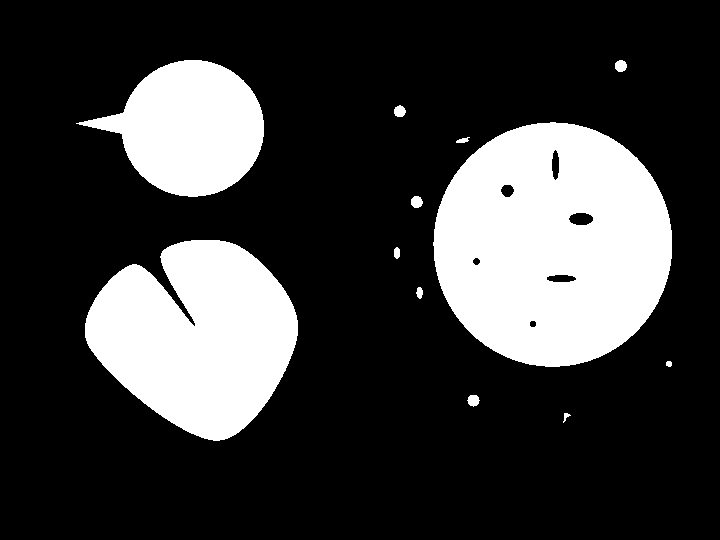
#> input picture images/Edges.png, 720 x 540 px, found by its file name; the run also reads 1 picture not shown here
$ jupyter execute notebook.ipynb
#> lines starting #> are read from the running program, lines starting #| are printed output that depends on the picture; after the words box and inside, x2 and y2 are one past the last pixel; in counts of white or black regions, pixels touching at a corner belong together
[cell 1]
import imageio.v3 as iio
import numpy as np
import skimage.morphology as morph
from matplotlib import pyplot as plt
from skimage.color import rgb2gray
from skimage.measure import label, regionprops
from skimage.util import random_noise
from tqdm import tqdm

[cell 2]
# Open image
img = plt.imread('images/Edges.png')
#> img is the input picture: shape (540, 720) float32; min 0, max 1, mean 0.234

selem = morph.disk(6)
# selem = morph.diamond(6)
# selem = morph.square(3)
# selem = morph.star(6)
plt.imshow(selem, cmap='gray')
plt.title('Structuring element')
plt.show()
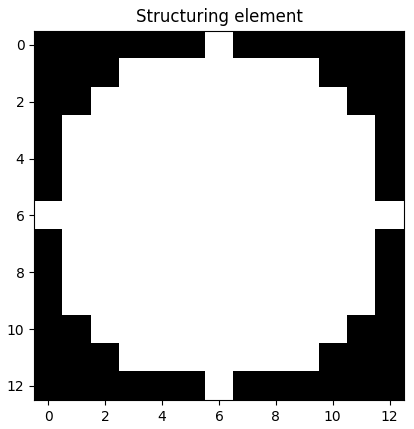
#> figure drawn by matplotlib, 1 panel

### Question: Operate on a binary image and a greyscale image with the commands imerode and imdilate. What are the effects on binary and grayscale images? Justify. Try with different structuring elements (different shapes, different sizes).

[cell 3]
# Perform erosion and dilation
eroded = morph.erosion(img, selem)
dilated = morph.dilation(img, selem)

plt.figure(figsize=(12, 6))
plt.subplot(1, 3, 1)
plt.title('Eroded Image')
plt.imshow(eroded, cmap='gray')
plt.subplot(1, 3, 2)
plt.title('Dilated Image')
plt.imshow(dilated, cmap='gray')
plt.subplot(1, 3, 3)
plt.title('Original Image')
plt.imshow(img, cmap='gray')
plt.show()
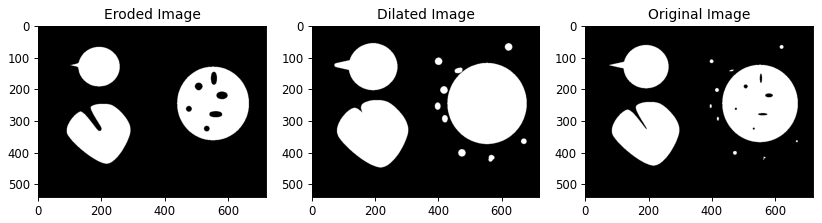
#> figure drawn by matplotlib, 3 panels

[cell 4]
# Opening, closing
opened = morph.opening(img, selem)
closed = morph.closing(img, selem)

plt.figure(figsize=(12, 6))
plt.subplot(1, 3, 1)
plt.title('Ouverture')
plt.imshow(opened, cmap='gray')
plt.subplot(1, 3, 2)
plt.title('Fermeture')
plt.imshow(closed, cmap='gray')
plt.subplot(1, 3, 3)
plt.title('Original Image')
plt.imshow(img, cmap='gray')
plt.show()

### Question : Define the following operators based on erosion and dilation: internal edges, external edges, morphological gradient

[cell 5]
# Internal, external edges and gradient
internal_edges = img - eroded
external_edges = dilated - img
gradient = internal_edges + external_edges
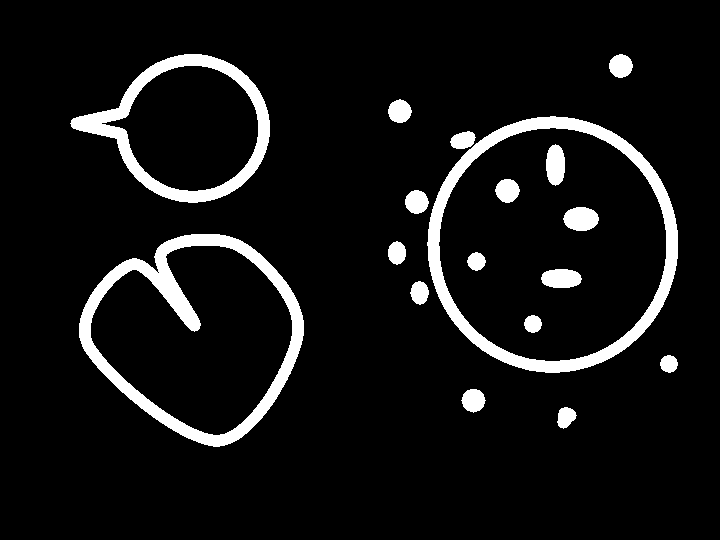
#> gradient: shape (540, 720) float32; min 0, max 1, mean 0.076

plt.figure(figsize=(12, 6))
plt.subplot(2, 2, 1)
plt.title('Internal edges')
plt.imshow(internal_edges, cmap='gray')
plt.subplot(2, 2, 2)
plt.title('External edges')
plt.imshow(external_edges, cmap='gray')
plt.subplot(2, 2, 3)
plt.title('Gradient image')
plt.imshow(gradient, cmap='gray')
plt.subplot(2, 2, 4)
plt.title('Original Image')
plt.imshow(img, cmap='gray')
plt.show()

### Quesion : Write an algorithm that computes, on the map of Europe, the distance of each pixel w.r.t. the sea.

The idea is to apply a closing on the binary image of europe. Then, we iterate this operation with different sizes of the structuring element. Eventually, we sum the results to get higher values for the pixels in the continent and smaller values for the pixels near the sea.

[cell 6]
img = plt.imread('images/EuropeBW.png')
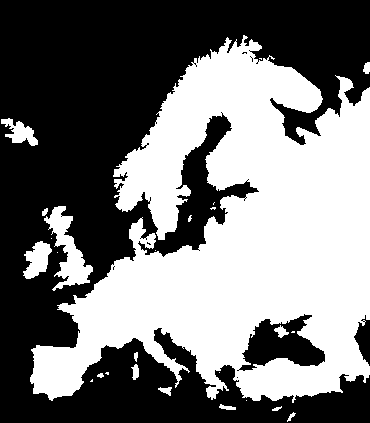
#> input picture images/EuropeBW.png, 370 x 423 px, found by its file name
#> img: shape (423, 370) float32; values 0 (black) and 1 (white), 46.5% white; 26 white regions (12 under 20 px), largest, box (x1, y1, x2, y2) and area: (30, 35, 370, 403) 69399, (44, 206, 93, 291) 1604, (23, 241, 52, 279) 667

gradient_map = img.copy()
for size in tqdm(range(2,50,3), desc="Computing openings"):
    selem = morph.disk(size)
    opened = morph.opening(img, selem)
    gradient_map += opened
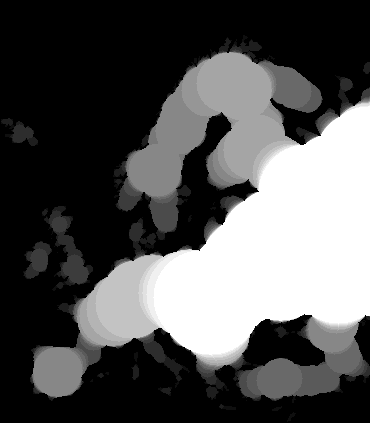
#> gradient_map: shape (423, 370) float32; min 0, max 17, mean 5.58; drawn with min black and max white

plt.figure(figsize=(12, 6))
plt.subplot(1, 2, 1)
plt.title('Gradient map')
plt.imshow(gradient_map, cmap='viridis')
plt.subplot(1, 2, 2)
plt.title('Original Image')
plt.imshow(img, cmap='gray')
plt.show()

### Question : Filter out the lines from next image to count the number of circles.

The lines' width is smaller than the circles radius. So if we select a structural element with a circle shape and a radius stricly higher than the lines' width, we end up with the original circles only.

[cell 7]
# img = plt.imread('images/linesandcircles.gif')
img_sequence = iio.imread('images/linesandcircles.gif', index=None)
img = rgb2gray(img_sequence[0])
#> img: shape (217, 222) float64; values 0 (black) and 1 (white), 22.2% white; 22 white regions, largest, box (x1, y1, x2, y2) and area: (19, 109, 140, 217) 2271, (72, 39, 162, 137) 1502, (139, 30, 182, 185) 1227

selem = morph.disk(5)
processed_img = morph.opening(img, selem)
#> processed_img: shape (217, 222) float64; values 0 (black) and 1 (white), 9.4% white; 30 white regions, largest, box (x1, y1, x2, y2) and area: (67, 118, 84, 139) 265, (103, 9, 118, 26) 199, (29, 40, 45, 56) 176

plt.figure(figsize=(12, 6))
plt.subplot(1, 2, 1)
plt.title('Circles')
plt.imshow(processed_img, cmap='gray')
plt.subplot(1, 2, 2)
plt.title('Original Image')
plt.imshow(img, cmap='gray')
plt.show()

[cell 8]
labels, num_regions = label(processed_img, connectivity=2, return_num=True)
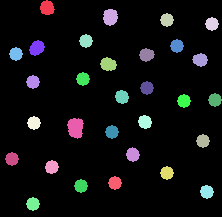
#> labels: shape (217, 222) int64; 31 distinct labels, from 0 to 30; one colour per label, 0 black
#> num_regions = 30
print(f"Nombre de régions non nulles trouvées (8-connexité) : {num_regions}")
#| Nombre de régions non nulles trouvées (8-connexité) : 30

### Question : Apply a salt-and-pepper noise to the Nebuleuse image.

[cell 9]
img = plt.imread('images/pleiades.jpg')
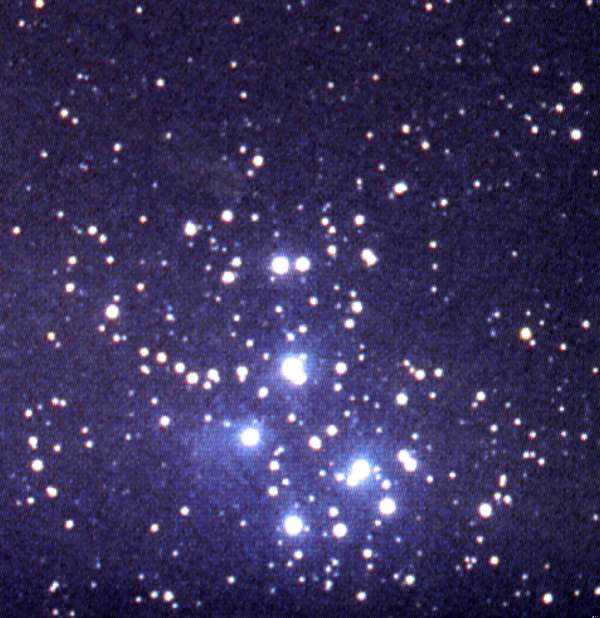
#> input picture images/pleiades.jpg, 600 x 618 px, found by its file name
#> img is the input picture: shape (618, 600, 3); mean R, G, B 57.7, 49.9, 92.3

noisy_img = random_noise(img, mode='s&p', amount=0.15)
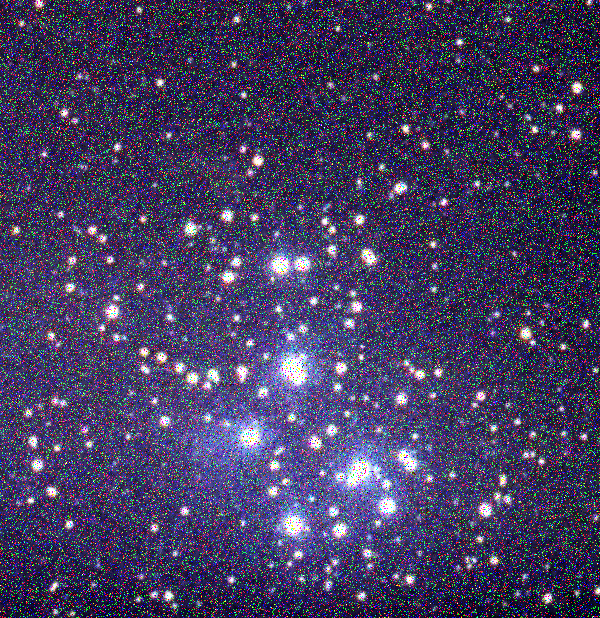
#> noisy_img: shape (618, 600, 3) float64; mean R, G, B 0.268, 0.241, 0.382

img_gray = rgb2gray(noisy_img)
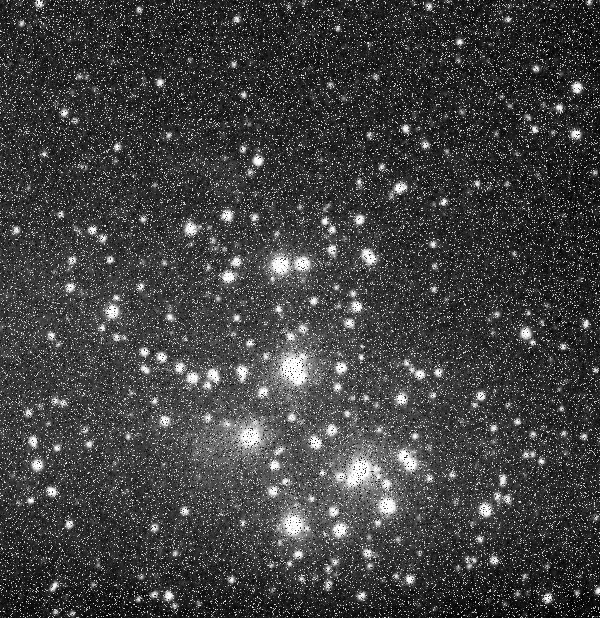
#> img_gray: shape (618, 600) float64; min 0, max 1, mean 0.257
denoised_img = morph.opening(img_gray, morph.disk(1))
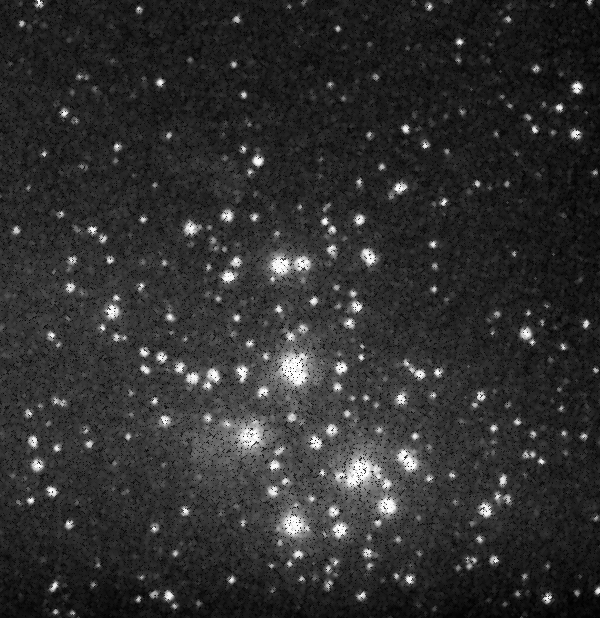
#> denoised_img: shape (618, 600) float64; min 0, max 0.998, mean 0.189

plt.figure(figsize=(12, 10))
plt.subplot(2, 2, 1)
plt.title('Denoised Image')
plt.imshow(denoised_img, cmap='gray')
plt.subplot(2, 2, 2)
plt.title('Gray Image')
plt.imshow(img_gray, cmap='gray')
plt.subplot(2, 2, 3)
plt.title('Noisy Image')
plt.imshow(noisy_img)
plt.subplot(2, 2, 4)
plt.title('Original Image')
plt.imshow(img)
plt.tight_layout()
plt.show()
